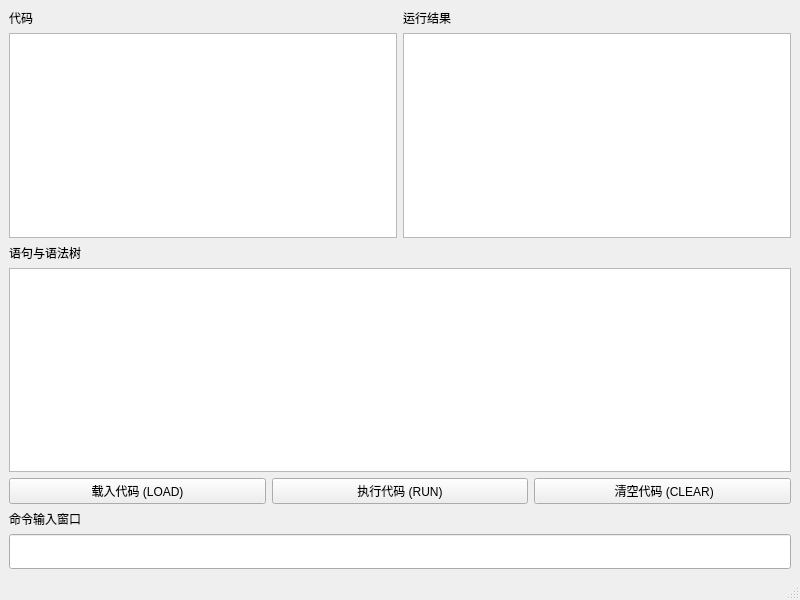
<?xml version="1.0" encoding="UTF-8"?>
<ui version="4.0">
 <class>QBasic</class>
 <widget class="QMainWindow" name="QBasic">
  <property name="geometry">
   <rect>
    <x>0</x>
    <y>0</y>
    <width>800</width>
    <height>600</height>
   </rect>
  </property>
  <property name="sizePolicy">
   <sizepolicy hsizetype="Preferred" vsizetype="Preferred">
    <horstretch>0</horstretch>
    <verstretch>0</verstretch>
   </sizepolicy>
  </property>
  <property name="windowTitle">
   <string>GuiBasic</string>
  </property>
  <widget class="QWidget" name="centralwidget">
   <property name="sizePolicy">
    <sizepolicy hsizetype="Expanding" vsizetype="Expanding">
     <horstretch>0</horstretch>
     <verstretch>0</verstretch>
    </sizepolicy>
   </property>
   <layout class="QHBoxLayout" name="horizontalLayout_3">
    <item>
     <layout class="QVBoxLayout" name="verticalLayout">
      <item>
       <layout class="QHBoxLayout" name="horizontalLayout">
        <item>
         <layout class="QVBoxLayout" name="verticalLayout_2">
          <item>
           <widget class="QLabel" name="label">
            <property name="text">
             <string>代码</string>
            </property>
           </widget>
          </item>
          <item>
           <widget class="QTextBrowser" name="CodeDisplay">
            <property name="readOnly">
             <bool>true</bool>
            </property>
            <property name="html">
             <string>&lt;!DOCTYPE HTML PUBLIC &quot;-//W3C//DTD HTML 4.0//EN&quot; &quot;http://www.w3.org/TR/REC-html40/strict.dtd&quot;&gt;
&lt;html&gt;&lt;head&gt;&lt;meta name=&quot;qrichtext&quot; content=&quot;1&quot; /&gt;&lt;meta charset=&quot;utf-8&quot; /&gt;&lt;style type=&quot;text/css&quot;&gt;
p, li { white-space: pre-wrap; }
hr { height: 1px; border-width: 0; }
li.unchecked::marker { content: &quot;\2610&quot;; }
li.checked::marker { content: &quot;\2612&quot;; }
&lt;/style&gt;&lt;/head&gt;&lt;body style=&quot; font-family:'Microsoft YaHei UI'; font-size:9pt; font-weight:400; font-style:normal;&quot;&gt;
&lt;p style=&quot;-qt-paragraph-type:empty; margin-top:0px; margin-bottom:0px; margin-left:0px; margin-right:0px; -qt-block-indent:0; text-indent:0px;&quot;&gt;&lt;br /&gt;&lt;/p&gt;&lt;/body&gt;&lt;/html&gt;</string>
            </property>
           </widget>
          </item>
         </layout>
        </item>
        <item>
         <layout class="QVBoxLayout" name="verticalLayout_4">
          <item>
           <widget class="QLabel" name="label_3">
            <property name="text">
             <string>运行结果</string>
            </property>
           </widget>
          </item>
          <item>
           <widget class="QTextBrowser" name="textBrowser">
            <property name="html">
             <string>&lt;!DOCTYPE HTML PUBLIC &quot;-//W3C//DTD HTML 4.0//EN&quot; &quot;http://www.w3.org/TR/REC-html40/strict.dtd&quot;&gt;
&lt;html&gt;&lt;head&gt;&lt;meta name=&quot;qrichtext&quot; content=&quot;1&quot; /&gt;&lt;meta charset=&quot;utf-8&quot; /&gt;&lt;style type=&quot;text/css&quot;&gt;
p, li { white-space: pre-wrap; }
hr { height: 1px; border-width: 0; }
li.unchecked::marker { content: &quot;\2610&quot;; }
li.checked::marker { content: &quot;\2612&quot;; }
&lt;/style&gt;&lt;/head&gt;&lt;body style=&quot; font-family:'Microsoft YaHei UI'; font-size:9pt; font-weight:400; font-style:normal;&quot;&gt;
&lt;p style=&quot;-qt-paragraph-type:empty; margin-top:0px; margin-bottom:0px; margin-left:0px; margin-right:0px; -qt-block-indent:0; text-indent:0px;&quot;&gt;&lt;br /&gt;&lt;/p&gt;&lt;/body&gt;&lt;/html&gt;</string>
            </property>
           </widget>
          </item>
         </layout>
        </item>
       </layout>
      </item>
      <item>
       <layout class="QVBoxLayout" name="verticalLayout_3">
        <item>
         <widget class="QLabel" name="label_2">
          <property name="text">
           <string>语句与语法树</string>
          </property>
         </widget>
        </item>
        <item>
         <widget class="QTextBrowser" name="treeDisplay">
          <property name="readOnly">
           <bool>true</bool>
          </property>
          <property name="html">
           <string>&lt;!DOCTYPE HTML PUBLIC &quot;-//W3C//DTD HTML 4.0//EN&quot; &quot;http://www.w3.org/TR/REC-html40/strict.dtd&quot;&gt;
&lt;html&gt;&lt;head&gt;&lt;meta name=&quot;qrichtext&quot; content=&quot;1&quot; /&gt;&lt;meta charset=&quot;utf-8&quot; /&gt;&lt;style type=&quot;text/css&quot;&gt;
p, li { white-space: pre-wrap; }
hr { height: 1px; border-width: 0; }
li.unchecked::marker { content: &quot;\2610&quot;; }
li.checked::marker { content: &quot;\2612&quot;; }
&lt;/style&gt;&lt;/head&gt;&lt;body style=&quot; font-family:'Microsoft YaHei UI'; font-size:9pt; font-weight:400; font-style:normal;&quot;&gt;
&lt;p style=&quot;-qt-paragraph-type:empty; margin-top:0px; margin-bottom:0px; margin-left:0px; margin-right:0px; -qt-block-indent:0; text-indent:0px;&quot;&gt;&lt;br /&gt;&lt;/p&gt;&lt;/body&gt;&lt;/html&gt;</string>
          </property>
         </widget>
        </item>
       </layout>
      </item>
      <item>
       <layout class="QHBoxLayout" name="horizontalLayout_2">
        <item>
         <widget class="QPushButton" name="btnLoadCode">
          <property name="text">
           <string>载入代码 (LOAD)</string>
          </property>
         </widget>
        </item>
        <item>
         <widget class="QPushButton" name="btnRunCode">
          <property name="text">
           <string>执行代码 (RUN)</string>
          </property>
         </widget>
        </item>
        <item>
         <widget class="QPushButton" name="btnClearCode">
          <property name="text">
           <string> 清空代码 (CLEAR)</string>
          </property>
         </widget>
        </item>
       </layout>
      </item>
      <item>
       <layout class="QVBoxLayout" name="verticalLayout_5">
        <item>
         <widget class="QLabel" name="label_4">
          <property name="text">
           <string>命令输入窗口</string>
          </property>
         </widget>
        </item>
        <item>
         <widget class="QLineEdit" name="cmdLineEdit">
          <property name="minimumSize">
           <size>
            <width>0</width>
            <height>35</height>
           </size>
          </property>
          <property name="sizeIncrement">
           <size>
            <width>0</width>
            <height>20</height>
           </size>
          </property>
          <property name="font">
           <font>
            <pointsize>16</pointsize>
           </font>
          </property>
         </widget>
        </item>
       </layout>
      </item>
     </layout>
    </item>
   </layout>
  </widget>
  <widget class="QMenuBar" name="menubar">
   <property name="geometry">
    <rect>
     <x>0</x>
     <y>0</y>
     <width>800</width>
     <height>22</height>
    </rect>
   </property>
  </widget>
  <widget class="QStatusBar" name="statusbar"/>
 </widget>
 <resources/>
 <connections/>
</ui>
